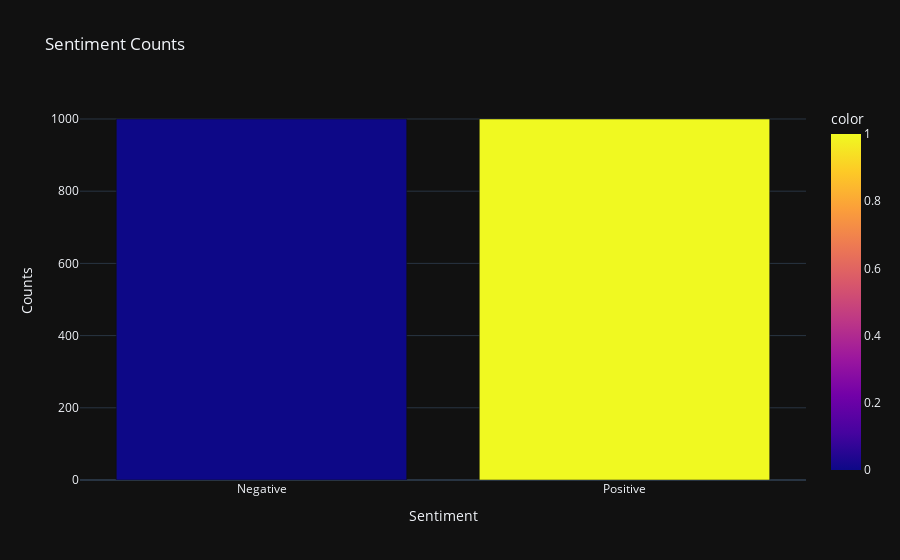

The code cell stored with this chart in its notebook:
### Code cell
sentiment_counts = train_df_reduced['sentiment'].value_counts()

fig = px.bar(
    x=['Negative', 'Positive'],
    y=sentiment_counts.values,
    color=sentiment_counts.index,
    color_discrete_sequence=px.colors.qualitative.Dark24,
    title='<b>Sentiment Counts</b>'
)

fig.update_layout(
    title='Sentiment Counts',
    xaxis_title='Sentiment',
    yaxis_title='Counts',
    template='plotly_dark'
)

# Show the bar chart
fig.show()
pyo.plot(fig, filename='Sentiment_Counts.html', auto_open=True)

### Figure 1 — Plotly figure (JSON) as saved in the notebook; plotly's stock layout.template omitted (floating-point values rounded to 4 significant figures)
{"data": [{"alignmentgroup": "True", "hovertemplate": "x=%{x}<br>y=%{y}<br>color=%{marker.color}<extra></extra>", "legendgroup": "", "marker": {"color": [0, 1], "coloraxis": "coloraxis", "pattern": {"shape": ""}}, "name": "", "offsetgroup": "", "orientation": "v", "showlegend": false, "textposition": "auto", "type": "bar", "x": ["Negative", "Positive"], "xaxis": "x", "y": [1000, 1000], "yaxis": "y"}], "layout": {"barmode": "relative", "coloraxis": {"colorbar": {"title": {"text": "color"}}, "colorscale": [[0, "#0d0887"], [0.1111, "#46039f"], [0.2222, "#7201a8"], [0.3333, "#9c179e"], [0.4444, "#bd3786"], [0.5556, "#d8576b"], [0.6667, "#ed7953"], [0.7778, "#fb9f3a"], [0.8889, "#fdca26"], [1, "#f0f921"]]}, "legend": {"tracegroupgap": 0}, "title": {"text": "Sentiment Counts"}, "xaxis": {"anchor": "y", "domain": [0, 1], "title": {"text": "Sentiment"}}, "yaxis": {"anchor": "x", "domain": [0, 1], "title": {"text": "Counts"}}}}
